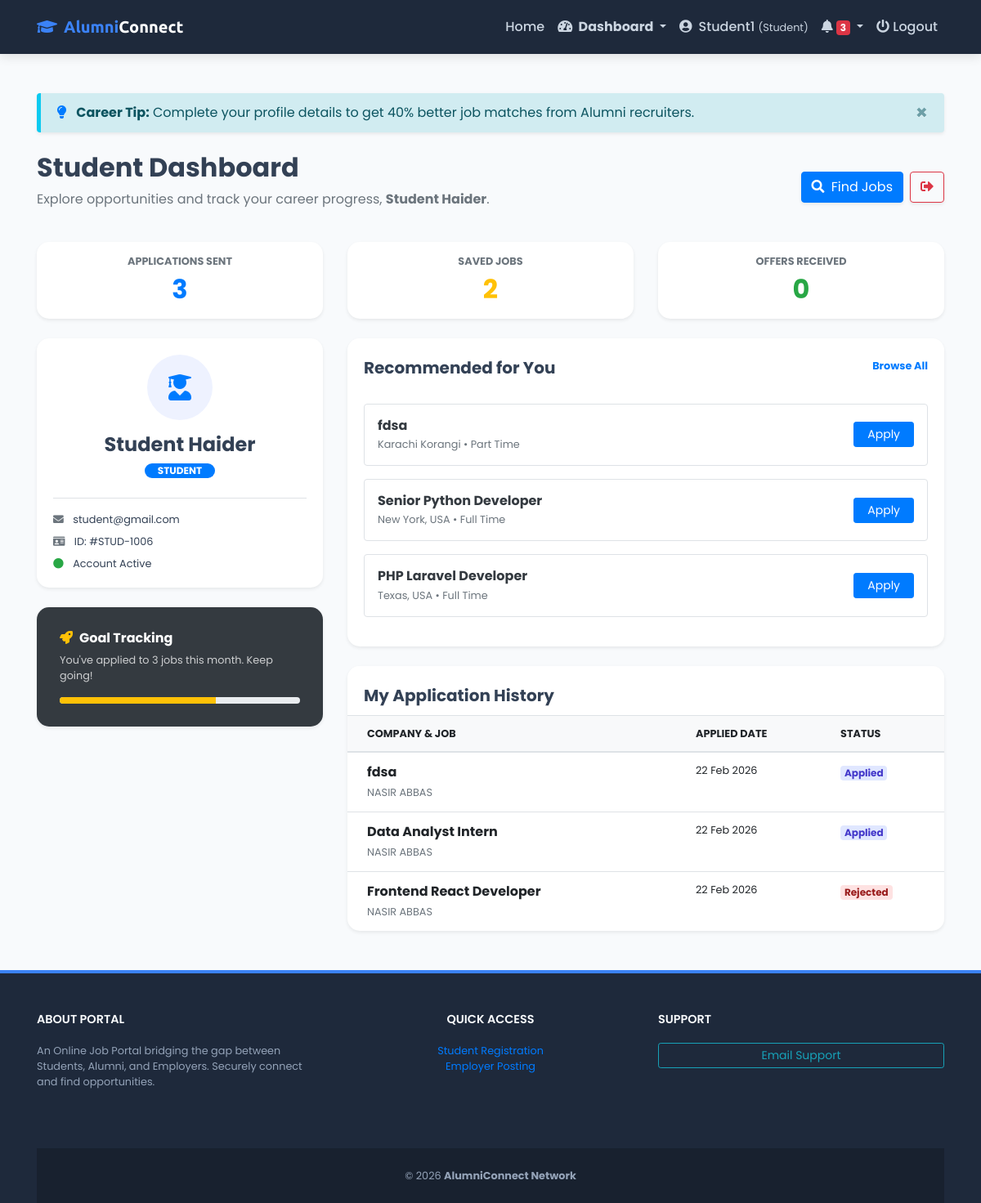
The app's page /dashboard/student/ (signed in) with its own data.
### myapp/models.py (models this page shows, shortened)
class RegisteredUsers(models.Model):
    STATUS_CHOICES = (
        ('active', 'Active'),
        ('inactive', 'Inactive'),
    )
    ROLE_CHOICES = (
        ('alumni', 'Alumni'),
        ('student', 'Student'),
        ('employer', 'Employer'),
    )
    user_id = models.AutoField(primary_key=True)
    username = models.CharField(max_length=150, unique=True)
    email = models.EmailField(unique=True)
    password = models.CharField(max_length=255)
    full_name = models.CharField(max_length=150, blank=True, null=True)
    role = models.CharField(
        max_length=10,
        choices=ROLE_CHOICES,
        default='student'
    )
    gender = models.CharField(
        max_length=10,
        choices=[('Male', 'Male'), ('Female', 'Female'), ('Other', 'Other')],
        blank=True,
        null=True
    )
    status = models.CharField(max_length=10, choices=STATUS_CHOICES, default='inactive')
    created_at = models.DateTimeField(auto_now_add=True)
    updated_at = models.DateTimeField(auto_now=True)

class Job(models.Model):
    JOB_TYPE_CHOICES = (
        ('full_time', 'Full Time'),
        ('part_time', 'Part Time'),
        ('internship', 'Internship'),
        ('contract', 'Contract'),
    )
    STATUS_CHOICES = (
        ('pending', 'Pending'),
        ('approved', 'Approved'),
        ('rejected', 'Rejected'),
    )
    employer = models.ForeignKey(
        RegisteredUsers,
        on_delete=models.CASCADE,
        limit_choices_to={'role__in': ['employer', 'alumni']},
        related_name='jobs'
    )
    title = models.CharField(max_length=255)
    description = models.TextField()
    location = models.CharField(max_length=255)
    salary_min = models.DecimalField(max_digits=10, decimal_places=2, blank=True, null=True)
    salary_max = models.DecimalField(max_digits=10, decimal_places=2, blank=True, null=True)
    job_type = models.CharField(max_length=20, choices=JOB_TYPE_CHOICES)
    category = models.CharField(max_length=255)
    skills_required = models.TextField(help_text="Comma separated skills")
    status = models.CharField(max_length=20, choices=STATUS_CHOICES, default='pending')
    created_at = models.DateTimeField(auto_now_add=True)

class JobApplication(models.Model):
    STATUS_CHOICES = (
        ('applied', 'Applied'),
        ('shortlisted', 'Shortlisted'),
        ('rejected', 'Rejected'),
        ('hired', 'Hired'),
    )
    job = models.ForeignKey(Job, on_delete=models.CASCADE, related_name='applications')
    applicant = models.ForeignKey(
        RegisteredUsers,  # <- use RegisteredUsers instead of settings.AUTH_USER_MODEL
        on_delete=models.CASCADE,
        limit_choices_to={'role__in': ['student', 'alumni']}
    )
    resume = models.FileField(upload_to='applications/')
    status = models.CharField(max_length=20, choices=STATUS_CHOICES, default='applied')
    applied_at = models.DateTimeField(auto_now_add=True)
    class Meta:
        unique_together = ('job', 'applicant')

### myapp/views.py (the view)
# urls.py: path('dashboard/student/', views.student_dashboard, name='student_dashboard'),
def student_dashboard(request):
    user = get_logged_in_user(request)
    if not user or user.role != 'student':
        return redirect('login')
    applied_count = JobApplication.objects.filter(applicant=user).count()
    saved_count = Bookmark.objects.filter(user=user).count()
    hired_count = JobApplication.objects.filter(applicant=user, status='hired').count()
    recent_applications = JobApplication.objects.filter(applicant=user).order_by('-applied_at')[:5]
    applied_job_ids = JobApplication.objects.filter(applicant=user).values_list('job_id', flat=True)
    recommended_jobs = Job.objects.filter(status='approved').exclude(id__in=applied_job_ids).order_by('-created_at')[:3]
    context = {
        'user': user,
        'applied_count': applied_count,
        'saved_count': saved_count,
        'hired_count': hired_count,
        'recent_applications': recent_applications,
        'recommended_jobs': recommended_jobs,
    }
    return render(request, 'student.html', context)

### templates/student.html (shortened to what this page needs)
{% extends "base.html" %}
{% block content %}
<div class="container mt-5 mb-5">
    <div class="alert alert-info alert-dismissible fade show shadow-sm border-0 mb-4" role="alert" style="border-left: 5px solid #0dcaf0 !important;">
        <i class="fas fa-lightbulb mr-2 text-primary"></i> <strong>Career Tip:</strong> Complete your profile details to get 40% better job matches from Alumni recruiters.
        <button type="button" class="close" data-dismiss="alert" aria-label="Close">
            <span aria-hidden="true">&times;</span>
        </button>
    </div>
    <div class="d-flex justify-content-between align-items-center mb-4">
        <div>
            <h2 class="font-weight-bold">Student Dashboard</h2>
            <p class="text-muted">Explore opportunities and track your career progress, <strong>{{ user.full_name|default:user.username }}</strong>.</p>
        </div>
        <div class="d-flex">
            <a href="{% url 'job_list_search' %}" class="btn btn-primary shadow-sm mr-2">
                <i class="fas fa-search mr-1"></i> Find Jobs
            </a>
            <a href="{% url 'logout' %}" class="btn btn-outline-danger shadow-sm">
                <i class="fas fa-sign-out-alt"></i>
            </a>
        </div>
    </div>
    <div class="row mb-4">
        <div class="col-md-4">
            <div class="card border-0 shadow-sm text-center p-3 border-bottom border-primary">
                <h6 class="text-muted small text-uppercase font-weight-bold">Applications Sent</h6>
                <h2 class="font-weight-bold text-primary mb-0">{{ applied_count }}</h2>
            </div>
        </div>
        <div class="col-md-4">
            <div class="card border-0 shadow-sm text-center p-3 border-bottom border-warning">
                <h6 class="text-muted small text-uppercase font-weight-bold">Saved Jobs</h6>
                <h2 class="font-weight-bold text-warning mb-0">{{ saved_count }}</h2>
            </div>
        </div>
        <div class="col-md-4">
            <div class="card border-0 shadow-sm text-center p-3 border-bottom border-success">
                <h6 class="text-muted small text-uppercase font-weight-bold">Offers Received</h6>
                <h2 class="font-weight-bold text-success mb-0">{{ hired_count }}</h2>
            </div>
        </div>
    </div>
    <div class="row">
        <div class="col-lg-4">
            <div class="card border-0 shadow-sm mb-4">
                <div class="card-body text-center">
                    <div class="bg-soft-primary text-primary rounded-circle d-inline-flex align-items-center justify-content-center mb-3" style="width: 80px; height: 80px;">
                        <i class="fas fa-user-graduate fa-2x"></i>
                    </div>
                    <h4 class="font-weight-bold mb-1">{{ user.full_name|default:user.username }}</h4>
                    <span class="badge badge-pill badge-primary text-uppercase px-3 mb-3">{{ user.role }}</span>
                    <div class="text-left border-top pt-3 mt-2 small">
                        <p class="mb-2"><i class="fas fa-envelope mr-2 text-muted"></i> {{ user.email }}</p>
                        <p class="mb-2"><i class="fas fa-id-card mr-2 text-muted"></i> ID: #STUD-{{ user.user_id|add:"1000" }}</p>
                        <p class="mb-0"><i class="fas fa-circle mr-2 text-success"></i> Account {{ user.status|capfirst }}</p>
                    </div>
                </div>
            </div>
            <div class="card border-0 shadow-sm bg-dark text-white p-2">
                <div class="card-body">
                    <h6 class="font-weight-bold"><i class="fas fa-rocket mr-2 text-warning"></i>Goal Tracking</h6>
                    <p class="small opacity-75">You've applied to {{ applied_count }} jobs this month. Keep going!</p>
                    <div class="progress" style="height: 8px;">
                        <div class="progress-bar bg-warning" role="progressbar" style="width: 65%"></div>
                    </div>
                </div>
            </div>
        </div>
        <div class="col-lg-8">
            <div class="card border-0 shadow-sm mb-4">
                <div class="card-header bg-white border-0 pt-4 d-flex justify-content-between">
                    <h5 class="font-weight-bold mb-0">Recommended for You</h5>
                    <a href="{% url 'job_list_search' %}" class="small font-weight-bold">Browse All</a>
                </div>
                <div class="card-body">
                    {% for job in recommended_jobs %}
                    <div class="p-3 border rounded mb-3 hover-shadow transition">
                        <div class="d-flex justify-content-between align-items-center">
                            <div>
                                <h6 class="font-weight-bold mb-1 text-dark">{{ job.title }}</h6>
                                <p class="small text-muted mb-0">{{ job.location }} • {{ job.get_job_type_display }}</p>
                            </div>
                            <a href="{% url 'job_detail' job.id %}" class="btn btn-primary btn-sm px-3">Apply</a>
                        </div>
                    </div>
                    {% empty %}
                    <p class="text-center text-muted py-3">No new recommendations today.</p>
                    {% endfor %}
                </div>
            </div>
            <div class="card border-0 shadow-sm">
                <div class="card-header bg-white border-0 pt-4">
                    <h5 class="font-weight-bold mb-0">My Application History</h5>
                </div>
                <div class="card-body p-0">
                    <div class="table-responsive">
                        <table class="table table-hover mb-0">
                            <thead class="bg-light small text-uppercase">
                                <tr>
                                    <th class="px-4">Company & Job</th>
                                    <th>Applied Date</th>
                                    <th>Status</th>
                                </tr>
                            </thead>
                            <tbody>
                                {% for app in recent_applications %}
                                <tr>
                                    <td class="px-4">
                                        <div class="font-weight-bold">{{ app.job.title }}</div>
                                        <small class="text-muted">{{ app.job.employer.full_name }}</small>
                                    </td>
                                    <td class="small">{{ app.applied_at|date:"d M Y" }}</td>
                                    <td>
                                        <span class="badge badge-soft-{% if app.status == 'hired' %}success{% elif app.status == 'rejected' %}danger{% elif app.status == 'shortlisted' %}warning{% else %}primary{% endif %}">
                                            {{ app.get_status_display }}
                                        </span>
                                    </td>
                                </tr>
                                {% empty %}
                                <tr>
                                    <td colspan="3" class="text-center py-4 text-muted small">You haven't applied to any jobs yet.</td>
                                </tr>
                                {% endfor %}
                            </tbody>
                        </table>
                    </div>
                </div>
            </div>
        </div>
    </div>
</div>
{% endblock %}

### templates/base.html (shortened to what this page needs)
<!DOCTYPE html>
<html lang="en">
<head>
    <link rel="stylesheet" href="https://stackpath.bootstrapcdn.com/bootstrap/4.5.2/css/bootstrap.min.css">
    <link rel="stylesheet" href="https://cdnjs.cloudflare.com/ajax/libs/font-awesome/5.15.4/css/all.min.css">
</head>
<body>
<nav class="navbar navbar-expand-lg navbar-dark sticky-top">
    <div class="container">
        <a class="navbar-brand" href="{% url 'index' %}">
            <i class="fas fa-graduation-cap mr-2"></i>Alumni<span class="text-white">Connect</span>
        </a>
        <div class="collapse navbar-collapse" id="mainNav">
            <ul class="navbar-nav ml-auto">
                <li class="nav-item"><a class="nav-link" href="{% url 'index' %}">Home</a></li>
                {% if request.session.user_id %}
                <li class="nav-item dropdown">
                    <a class="nav-link dropdown-toggle font-weight-bold text-white" href="#" id="roleDropdown" role="button" data-toggle="dropdown" aria-haspopup="true" aria-expanded="false">
                        <i class="fas fa-tachometer-alt mr-1"></i> Dashboard
                    </a>
                </li>
                <li class="nav-item">
                    <a class="nav-link text-info" href="{% url 'update_profile' %}">
                        <i class="fas fa-user-circle mr-1"></i> {{ request.session.username }}
                        <span class="small">({{ request.session.role|capfirst }})</span>
                    </a>
                </li>
                <li class="nav-item dropdown">
    <a class="nav-link dropdown-toggle text-warning" href="#" id="notificationDropdown" role="button" data-toggle="dropdown" aria-haspopup="true" aria-expanded="false">
        <i class="fas fa-bell"></i>
        <span class="badge badge-danger" id="notification-count">0</span>
    </a>
</li>
                <li class="nav-item">
                    <a class="nav-link text-danger" href="{% url 'logout' %}">
                        <i class="fas fa-power-off"></i> Logout
                    </a>
                </li>
                {% else %}
                <li class="nav-item"><a class="nav-link" href="{% url 'login' %}">Login</a></li>
                <li class="nav-item"><a class="nav-link" href="{% url 'register' %}">Register</a></li>
                {% endif %}
            </ul>
        </div>
    </div>
</nav>
    {% block content %}{% endblock %}
    <footer>
        <div class="container">
            <div class="row">
                <div class="col-lg-4 mb-4">
                    <h5 class="footer-heading">About Portal</h5>
                    <p class="small">An Online Job Portal bridging the gap between Students, Alumni, and Employers.
                        Securely connect and find opportunities.</p>
                </div>
                <div class="col-lg-4 mb-4 text-center">
                    <h5 class="footer-heading">Quick Access</h5>
                    <ul class="list-unstyled small">
                        <li><a href="{% url 'register' %}">Student Registration</a></li>
                        <li><a href="{% url 'register' %}">Employer Posting</a></li>
                    </ul>
                </div>
                <div class="col-lg-4 mb-4">
                    <h5 class="footer-heading">Support</h5>
                    <a href="mailto:support@alumniconnect.com" class="btn btn-outline-info btn-sm btn-block">Email
                        Support</a>
                </div>
            </div>
            <div class="footer-bottom text-center">
                <p class="mb-0 small">&copy; {% now "Y" %} <strong>AlumniConnect Network</strong></p>
            </div>
        </div>
    </footer>
</body>
</html>

### records on screen
RegisteredUsers: session.username "Student1", session.role "Student", full_name "Student Haider", role "STUDENT", email "student@gmail.com", user_id|add "1006", status "Active"
Job: title "fdsa", location "Karachi Korangi", job_type "Part Time"
Job: title "Senior Python Developer", location "New York, USA", job_type "Full Time"
Job: title "PHP Laravel Developer", location "Texas, USA", job_type "Full Time"
JobApplication: job "fdsa", job.employer.full_name "NASIR ABBAS", applied_at "22 Feb 2026", status "Applied"
JobApplication: job "Data Analyst Intern", job.employer.full_name "NASIR ABBAS", applied_at "22 Feb 2026", status "Applied"
JobApplication: job "Frontend React Developer", job.employer.full_name "NASIR ABBAS", applied_at "22 Feb 2026", status "Rejected"

### other values on screen
{{ applied_count }} "3"
{{ saved_count }} "2"
{{ hired_count }} "0"
